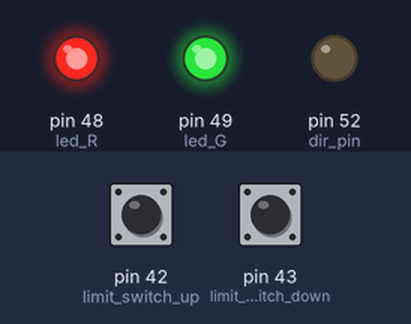
A sketch run on a simulated Arduino Mega 2560, built with avr-gcc and run on an emulated ATmega2560. Parts: output pins drawn as LEDs (lit = HIGH). The inputs (shaded band) are chosen by the test bench; at power-on: pin 42 (limit_switch_up) HIGH, pin 43 (limit_switch_down) HIGH. Pins used as bus, display or sensor lines are not drawn.

Above: at 2.2 s.
2.3 s: pin 42 (limit_switch_up) pulled LOW for 0.15 s
At 2.38 s:
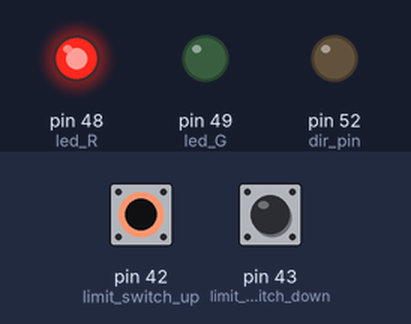
3.9 s: pin 43 (limit_switch_down) pulled LOW for 0.15 s
At 5.0 s:
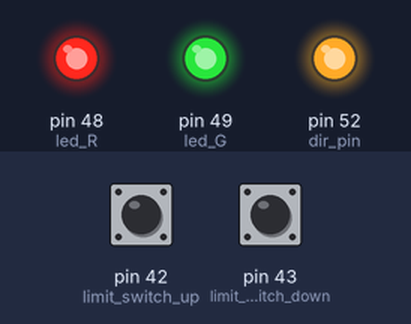
5.5 s: pin 42 (limit_switch_up) pulled LOW for 1 s
At 6.1 s:
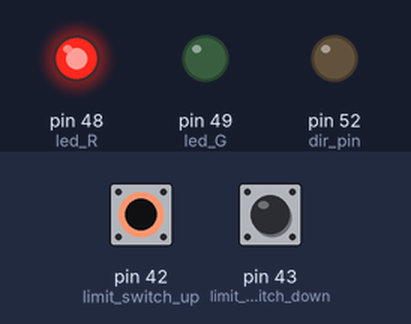
8.0 s: pin 43 (limit_switch_down) pulled LOW for 1 s
At 8.6 s:
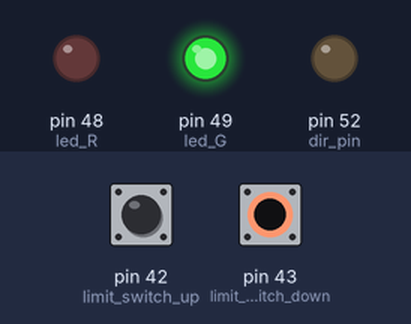
10.5 s: pin 43 (limit_switch_down) pulled LOW for 0.15 s
At 10.57 s:
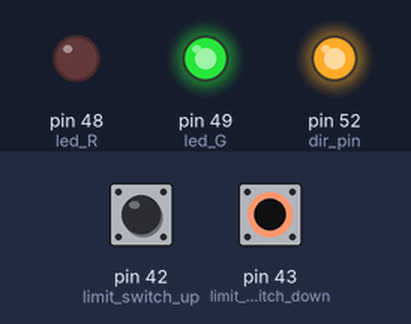
12.1 s: pin 43 (limit_switch_down) pulled LOW for 3.2 s
At 16.6 s:
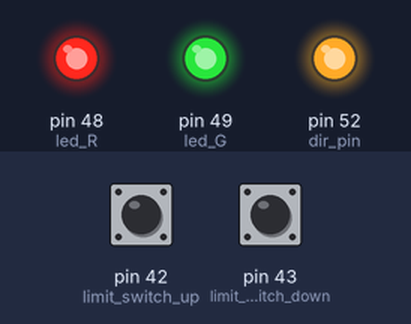
Timing chart, 0 to 17.8 s (numbered marks = the images above; inputs shaded):
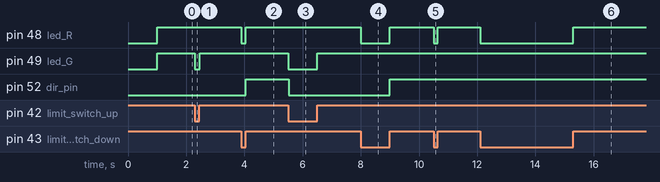

Measured:
- after the input at 2.3 s, pin 49 (led_G): HIGH → LOW at once, → HIGH 0.17 s later
- after the input at 3.9 s, pin 48 (led_R): HIGH → LOW at once, → HIGH 0.15 s later; pin 52 (dir_pin): LOW → HIGH after 0.15 s
- after the input at 5.5 s, pin 49 (led_G): HIGH → LOW at once, → HIGH 1.0 s later; pin 52 (dir_pin): HIGH → LOW at once
- after the input at 8.0 s, pin 48 (led_R): HIGH → LOW at once, → HIGH 1.0 s later; pin 52 (dir_pin): LOW → HIGH after 1.0 s
- after the input at 10.5 s, pin 48 (led_R): HIGH → LOW at once, → HIGH 0.15 s later
- after the input at 12.1 s, pin 48 (led_R): HIGH → LOW at once, → HIGH 3.2 s later

The sketch:

NEMA17_001.ino
```cpp
#define dir_pin 52
#define stepper_pin 53
#define led_R 48
#define led_G 49
// #define limit_switch_down 50
// #define limit_switch_up 51
#define limit_switch_down 43 //cable vert et noir
#define limit_switch_up 42 //cable orange et noir

const bool stepper_down = 0;
const bool stepper_up = !stepper_down;
bool stepper_direction;


void setup() {
  Serial.begin(9600);
  pinMode(dir_pin, OUTPUT);  // DIR Pin
  pinMode(stepper_pin, OUTPUT);  // STEP Pin
  pinMode(led_R, OUTPUT);
  pinMode(led_G, OUTPUT);
  pinMode(limit_switch_down, INPUT_PULLUP);
  pinMode(limit_switch_up, INPUT_PULLUP);

  digitalWrite(led_R,0);
  digitalWrite(led_G,0);
  delay(1000);
  digitalWrite(led_R,1);
  digitalWrite(led_G,1);


}


void loop() {


  if (!digitalRead(limit_switch_down)) {
    digitalWrite(led_R,0);
    stepper_direction = stepper_up;
    while (!digitalRead(limit_switch_down)) {
      digitalWrite(stepper_pin,1);
      delayMicroseconds(400);
      digitalWrite(stepper_pin,0);
      delayMicroseconds(400);
    }
    digitalWrite(led_R,1);

  }
  if (!digitalRead(limit_switch_up)) {
    digitalWrite(led_G,0);
    delay(20);
    digitalWrite(led_G,1);
    stepper_direction = stepper_down;
  }

  digitalWrite(dir_pin,stepper_direction); // DIR sens1
  digitalWrite(stepper_pin,1);
  delayMicroseconds(400);
  digitalWrite(stepper_pin,0);
  delayMicroseconds(400);


}
```
